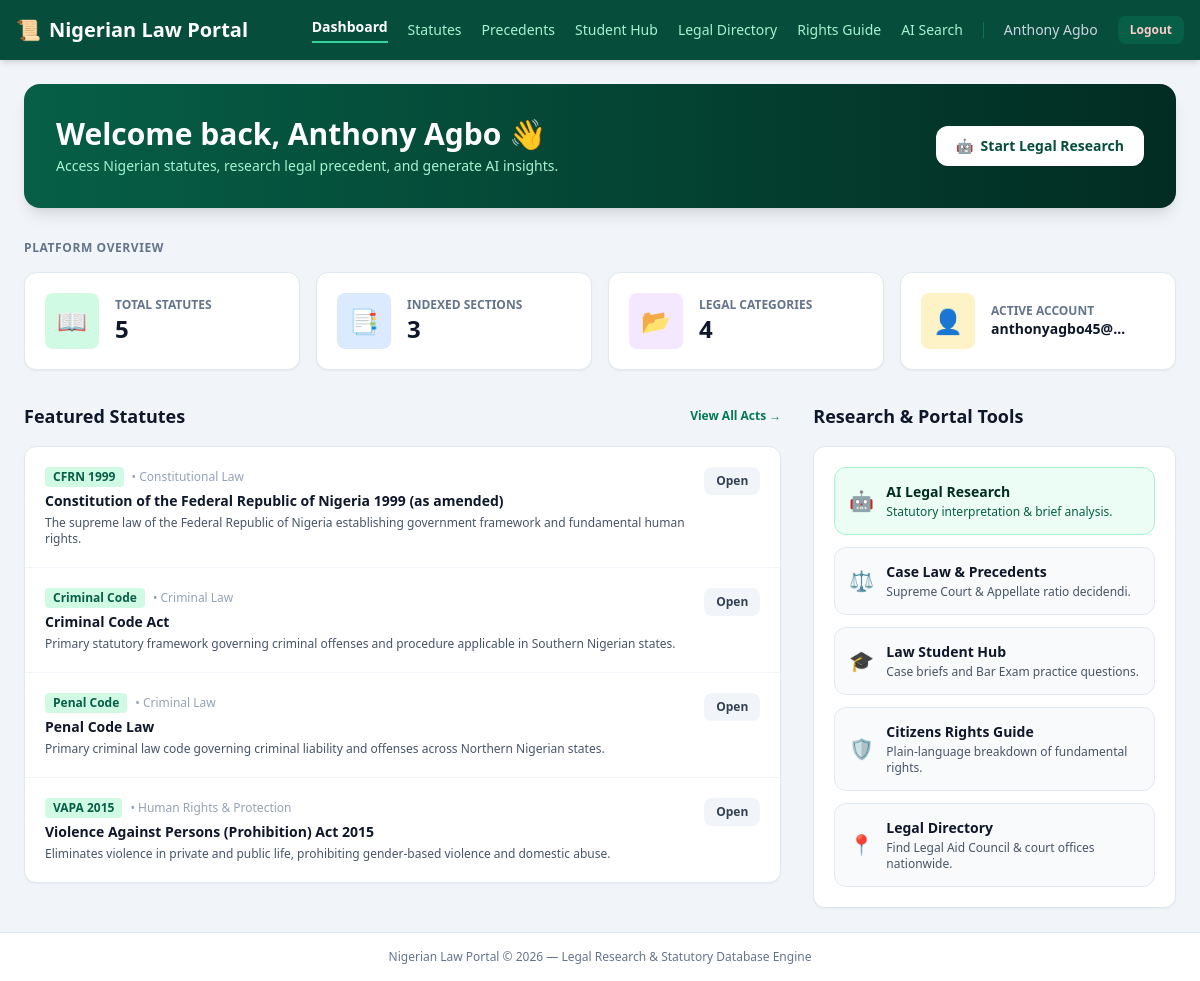
The page /dashboard (signed in) on the database its author committed.
### app.py (models this page shows, shortened)
class User(UserMixin, db.Model):
    id = db.Column(db.Integer, primary_key=True)
    full_name = db.Column(db.String(100), nullable=False)
    email = db.Column(db.String(120), unique=True, nullable=False)
    password_hash = db.Column(db.String(256), nullable=False)

class Statute(db.Model):
    id = db.Column(db.Integer, primary_key=True)
    title = db.Column(db.String(255), nullable=False)       # e.g. "Constitution of the Federal Republic of Nigeria 1999"
    abbreviation = db.Column(db.String(20), nullable=False)   # e.g. "CFRN 1999"
    category = db.Column(db.String(100), nullable=False)   # e.g. "Constitutional Law", "Criminal Law"
    jurisdiction = db.Column(db.String(50), default="Federal") # Federal, Northern Nigeria, Southern Nigeria
    description = db.Column(db.Text, nullable=False)

### app.py (the view)
@app.route("/dashboard")
@login_required
def dashboard():
    total_statutes = Statute.query.count()
    total_sections = StatuteSection.query.count()
    categories = db.session.query(Statute.category).distinct().all()
    total_categories = len([c[0] for c in categories if c[0]])
    featured_statutes = Statute.query.limit(4).all()
    return render_template(
        "dashboard.html",
        total_statutes=total_statutes,
        total_sections=total_sections,
        total_categories=total_categories,
        featured_statutes=featured_statutes
    )

### app.py (called while the page is built)
@login_manager.user_loader
def load_user(user_id):
    return db.session.get(User, int(user_id))

### templates/dashboard.html (shortened to what this page needs)
<!DOCTYPE html>
<html lang="en">
<head>
    <script src="https://cdn.tailwindcss.com"></script>
</head>
<body class="bg-slate-100 font-sans text-slate-800 min-h-screen flex flex-col">
    <nav class="bg-emerald-900 text-white p-4 shadow-md sticky top-0 z-50">
        <div class="max-w-7xl mx-auto flex justify-between items-center">
            <a href="/dashboard" class="text-xl font-bold flex items-center gap-2">
                <span>📜</span> Nigerian Law Portal
            </a>
            <div class="flex items-center gap-5 text-sm overflow-x-auto">
                <a href="/dashboard" class="text-white font-bold border-b-2 border-emerald-400 pb-1">Dashboard</a>
                <a href="/laws" class="text-emerald-200 hover:text-white transition-colors">Statutes</a>
                <a href="/cases" class="text-emerald-200 hover:text-white transition-colors">Precedents</a>
                <a href="/student-hub" class="text-emerald-200 hover:text-white transition-colors">Student Hub</a>
                <a href="/directory" class="text-emerald-200 hover:text-white transition-colors">Legal Directory</a>
                <a href="/rights-guide" class="text-emerald-200 hover:text-white transition-colors">Rights Guide</a>
                <a href="/ai-search" class="text-emerald-200 hover:text-white transition-colors">AI Search</a>
                <span class="text-slate-300 font-medium hidden md:inline">{{ current_user.full_name }}</span>
                <a href="/logout" class="bg-emerald-800 hover:bg-emerald-700 px-3 py-1.5 rounded-lg text-xs font-semibold text-red-200 hover:text-white transition-colors shrink-0">
                    Logout
                </a>
            </div>
        </div>
    </nav>
    <main class="max-w-7xl mx-auto p-6 flex-grow w-full space-y-8">
        <div class="bg-gradient-to-r from-emerald-800 to-emerald-950 text-white rounded-2xl p-6 md:p-8 shadow-lg flex flex-col md:flex-row justify-between items-start md:items-center gap-4">
            <div>
                <h1 class="text-2xl md:text-3xl font-bold">Welcome back, {{ current_user.full_name }} 👋</h1>
                <p class="text-emerald-200 text-sm mt-1">Access Nigerian statutes, research legal precedent, and generate AI insights.</p>
            </div>
            <a href="/ai-search" class="bg-white text-emerald-900 hover:bg-emerald-50 px-5 py-2.5 rounded-xl font-semibold text-sm transition-colors shadow-sm flex items-center gap-2 shrink-0">
                <span>🤖</span> Start Legal Research
            </a>
        </div>
        <section>
            <h2 class="text-xs font-bold text-slate-500 uppercase tracking-wider mb-4">Platform Overview</h2>
            <div class="grid grid-cols-1 sm:grid-cols-2 lg:grid-cols-4 gap-4">
                <div class="bg-white rounded-xl p-5 border border-slate-200 shadow-sm flex items-center gap-4">
                    <div class="bg-emerald-100 text-emerald-800 p-3 rounded-lg text-2xl">📖</div>
                    <div>
                        <p class="text-xs text-slate-500 font-semibold uppercase">Total Statutes</p>
                        <p class="text-2xl font-bold text-slate-900">{{ total_statutes }}</p>
                    </div>
                </div>
                <div class="bg-white rounded-xl p-5 border border-slate-200 shadow-sm flex items-center gap-4">
                    <div class="bg-blue-100 text-blue-800 p-3 rounded-lg text-2xl">📑</div>
                    <div>
                        <p class="text-xs text-slate-500 font-semibold uppercase">Indexed Sections</p>
                        <p class="text-2xl font-bold text-slate-900">{{ total_sections }}</p>
                    </div>
                </div>
                <div class="bg-white rounded-xl p-5 border border-slate-200 shadow-sm flex items-center gap-4">
                    <div class="bg-purple-100 text-purple-800 p-3 rounded-lg text-2xl">📂</div>
                    <div>
                        <p class="text-xs text-slate-500 font-semibold uppercase">Legal Categories</p>
                        <p class="text-2xl font-bold text-slate-900">{{ total_categories }}</p>
                    </div>
                </div>
                <div class="bg-white rounded-xl p-5 border border-slate-200 shadow-sm flex items-center gap-4">
                    <div class="bg-amber-100 text-amber-800 p-3 rounded-lg text-2xl">👤</div>
                    <div>
                        <p class="text-xs text-slate-500 font-semibold uppercase">Active Account</p>
                        <p class="text-sm font-bold text-slate-900 truncate max-w-[140px]">{{ current_user.email }}</p>
                    </div>
                </div>
            </div>
        </section>
        <div class="grid grid-cols-1 lg:grid-cols-3 gap-8">
            <div class="lg:col-span-2 space-y-4">
                <div class="flex justify-between items-center">
                    <h2 class="text-lg font-bold text-slate-900">Featured Statutes</h2>
                    <a href="/laws" class="text-xs font-semibold text-emerald-700 hover:text-emerald-800 flex items-center gap-1">
                        View All Acts →
                    </a>
                </div>
                <div class="bg-white rounded-xl shadow-sm border border-slate-200 divide-y divide-slate-100">
                    {% for statute in featured_statutes %}
                        <div class="p-5 flex justify-between items-start gap-4 hover:bg-slate-50 transition-colors">
                            <div class="space-y-1">
                                <div class="flex items-center gap-2">
                                    <span class="text-xs font-bold text-emerald-800 bg-emerald-100 px-2 py-0.5 rounded">
                                        {{ statute.abbreviation }}
                                    </span>
                                    <span class="text-xs text-slate-400">• {{ statute.category }}</span>
                                </div>
                                <h3 class="text-sm font-bold text-slate-900">{{ statute.title }}</h3>
                                <p class="text-xs text-slate-600 line-clamp-2">{{ statute.description }}</p>
                            </div>
                            <a href="/laws/{{ statute.id }}" class="bg-slate-100 hover:bg-emerald-700 hover:text-white text-slate-700 px-3 py-1.5 rounded-lg text-xs font-semibold transition-colors shrink-0">
                                Open
                            </a>
                        </div>
                    {% endfor %}
                </div>
            </div>
            <div class="space-y-4">
                <h2 class="text-lg font-bold text-slate-900">Research & Portal Tools</h2>
                <div class="bg-white rounded-xl shadow-sm border border-slate-200 p-5 space-y-3">
                    <a href="/ai-search" class="block p-3.5 border border-emerald-200 bg-emerald-50 rounded-xl hover:bg-emerald-100 transition-colors">
                        <div class="flex items-center gap-3">
                            <span class="text-xl">🤖</span>
                            <div>
                                <h4 class="text-sm font-bold text-emerald-950">AI Legal Research</h4>
                                <p class="text-xs text-emerald-800 mt-0.5">Statutory interpretation & brief analysis.</p>
                            </div>
                        </div>
                    </a>
                    <a href="/cases" class="block p-3.5 border border-slate-200 bg-slate-50 rounded-xl hover:bg-slate-100 transition-colors">
                        <div class="flex items-center gap-3">
                            <span class="text-xl">⚖️</span>
                            <div>
                                <h4 class="text-sm font-bold text-slate-900">Case Law & Precedents</h4>
                                <p class="text-xs text-slate-600 mt-0.5">Supreme Court & Appellate ratio decidendi.</p>
                            </div>
                        </div>
                    </a>
                    <a href="/student-hub" class="block p-3.5 border border-slate-200 bg-slate-50 rounded-xl hover:bg-slate-100 transition-colors">
                        <div class="flex items-center gap-3">
                            <span class="text-xl">🎓</span>
                            <div>
                                <h4 class="text-sm font-bold text-slate-900">Law Student Hub</h4>
                                <p class="text-xs text-slate-600 mt-0.5">Case briefs and Bar Exam practice questions.</p>
                            </div>
                        </div>
                    </a>
                    <a href="/rights-guide" class="block p-3.5 border border-slate-200 bg-slate-50 rounded-xl hover:bg-slate-100 transition-colors">
                        <div class="flex items-center gap-3">
                            <span class="text-xl">🛡️</span>
                            <div>
                                <h4 class="text-sm font-bold text-slate-900">Citizens Rights Guide</h4>
                                <p class="text-xs text-slate-600 mt-0.5">Plain-language breakdown of fundamental rights.</p>
                            </div>
                        </div>
                    </a>
                    <a href="/directory" class="block p-3.5 border border-slate-200 bg-slate-50 rounded-xl hover:bg-slate-100 transition-colors">
                        <div class="flex items-center gap-3">
                            <span class="text-xl">📍</span>
                            <div>
                                <h4 class="text-sm font-bold text-slate-900">Legal Directory</h4>
                                <p class="text-xs text-slate-600 mt-0.5">Find Legal Aid Council & court offices nationwide.</p>
                            </div>
                        </div>
                    </a>
                </div>
            </div>
        </div>
    </main>
    <footer class="bg-white border-t border-slate-200 py-4 text-center text-xs text-slate-500">
        <p>Nigerian Law Portal © 2026 — Legal Research & Statutory Database Engine</p>
    </footer>
</body>
</html>

### rows shown on the page
User: full_name "Anthony Agbo", email "anthonyagbo45@…"
Statute: abbreviation "CFRN 1999", category "Constitutional Law", title "Constitution of the Federal Republic of Nigeria 1999 (as amended)", description "The supreme law of the Federal Republic of Nigeria establishing government framework and fundamental human rights."
Statute: abbreviation "Criminal Code", category "Criminal Law", title "Criminal Code Act", description "Primary statutory framework governing criminal offenses and procedure applicable in Southern Nigerian states."
Statute: abbreviation "Penal Code", category "Criminal Law", title "Penal Code Law", description "Primary criminal law code governing criminal liability and offenses across Northern Nigerian states."
Statute: abbreviation "VAPA 2015", category "Human Rights & Protection", title "Violence Against Persons (Prohibition) Act 2015", description "Eliminates violence in private and public life, prohibiting gender-based violence and domestic abuse."

### other values the page prints
{{ total_statutes }} "5"
{{ total_sections }} "3"
{{ total_categories }} "4"
